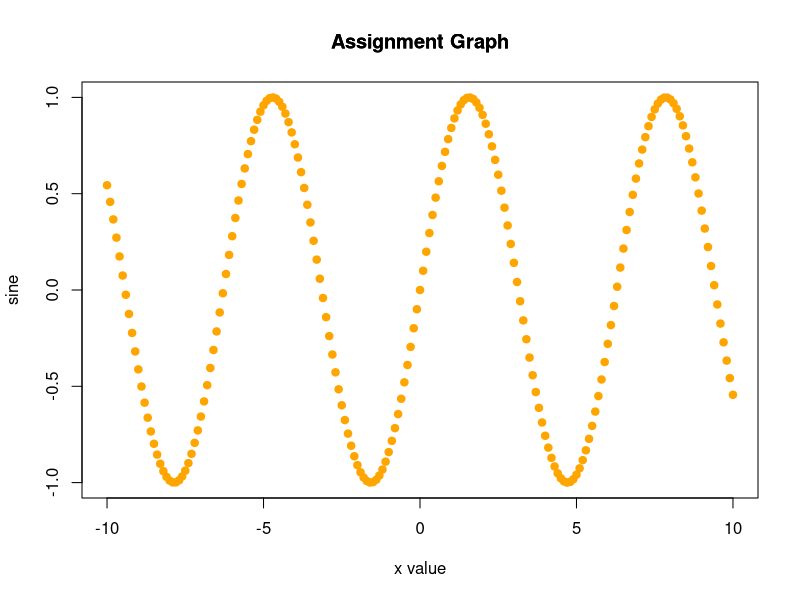

Generate this figure with R:
# Assignment1
# Sen Lyu

# Create a vector called x with a sequence of numbers from -10 to 10 incrementing by 0.1.
# seq(a,b,by=c) means the sequence will start from a to b and the increasement will be c
x=seq(-10,10,by = 0.1)
# Create another vector called y which computes the sine (which is a trigonometric function; the syntax is sin()) of the values of x.
y=sin(x)
# Create a plot of x and y. Use pch value of 19, add labels to the x and y axis - "x value" and "sine", add the title "Assignment Graph". Plot the points in color orange.
plot(x,y,pch=19,xlab = "x value",ylab = "sine",main="Assignment Graph",col="Orange")
# And the title could be added seperately in this way.
title(main="Assignment Graph")
# Write the expression in R to repeat x, y, and z as follows
# a.Repeat 7 times as follows
#"x" "y" "z" "x" "y" "z" "x" "y" "z" "x" "y" "z" "x" "y" "z" "x" "y" "z" "x" "y" "z"
# rep(a,b) means repeat a, b times.
rep(c("x","y","z"),7)
# b.Repeat x, y 4 times and z twice as follows.
#"x" "y" "x" "y" "x" "y" "x" "y" "z" "z"
# So seperate the vector to "xyxyxyxy" and "zz", first rep(c("x","y"),c(4), to get xyxyxyxy, then rep("z",2) to get zz, at last conbine them.
c(rep(c("x","y"),c(4)),rep("z",2))

